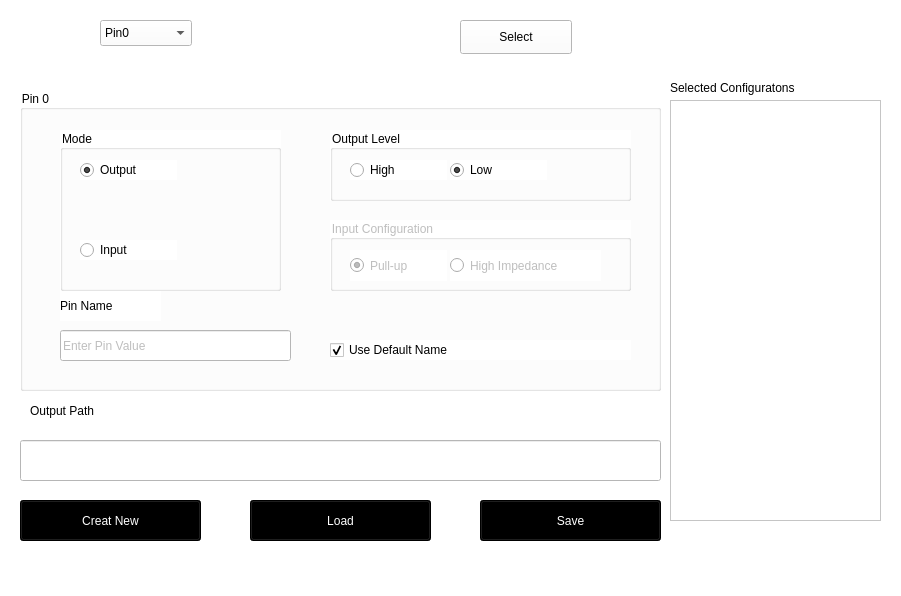
<?xml version="1.0" encoding="UTF-8"?>
<ui version="4.0">
 <class>Form</class>
 <widget class="QWidget" name="Form">
  <property name="geometry">
   <rect>
    <x>0</x>
    <y>0</y>
    <width>901</width>
    <height>596</height>
   </rect>
  </property>
  <property name="windowTitle">
   <string>Form</string>
  </property>
  <property name="styleSheet">
   <string notr="true">font: 10pt &quot;MS Shell Dlg 2&quot;;
background-color: rgb(255, 255, 255);
</string>
  </property>
  <widget class="QGroupBox" name="mainGroup">
   <property name="geometry">
    <rect>
     <x>20</x>
     <y>90</y>
     <width>641</width>
     <height>301</height>
    </rect>
   </property>
   <property name="title">
    <string>Pin 0</string>
   </property>
   <widget class="QGroupBox" name="outGroup">
    <property name="geometry">
     <rect>
      <x>310</x>
      <y>40</y>
      <width>301</width>
      <height>71</height>
     </rect>
    </property>
    <property name="title">
     <string>Output Level</string>
    </property>
    <widget class="QRadioButton" name="highBtn">
     <property name="geometry">
      <rect>
       <x>20</x>
       <y>30</y>
       <width>97</width>
       <height>20</height>
      </rect>
     </property>
     <property name="text">
      <string>High</string>
     </property>
    </widget>
    <widget class="QRadioButton" name="lowBtn">
     <property name="geometry">
      <rect>
       <x>120</x>
       <y>30</y>
       <width>97</width>
       <height>20</height>
      </rect>
     </property>
     <property name="text">
      <string>Low</string>
     </property>
     <property name="checked">
      <bool>true</bool>
     </property>
    </widget>
   </widget>
   <widget class="QGroupBox" name="inGroup">
    <property name="enabled">
     <bool>false</bool>
    </property>
    <property name="geometry">
     <rect>
      <x>310</x>
      <y>130</y>
      <width>301</width>
      <height>71</height>
     </rect>
    </property>
    <property name="title">
     <string>Input Configuration</string>
    </property>
    <widget class="QRadioButton" name="pullBtn">
     <property name="geometry">
      <rect>
       <x>20</x>
       <y>30</y>
       <width>97</width>
       <height>31</height>
      </rect>
     </property>
     <property name="text">
      <string>Pull-up</string>
     </property>
     <property name="checked">
      <bool>true</bool>
     </property>
    </widget>
    <widget class="QRadioButton" name="impedBtn">
     <property name="geometry">
      <rect>
       <x>120</x>
       <y>30</y>
       <width>151</width>
       <height>31</height>
      </rect>
     </property>
     <property name="text">
      <string>High Impedance</string>
     </property>
    </widget>
   </widget>
   <widget class="QLabel" name="pinNameLbl">
    <property name="geometry">
     <rect>
      <x>40</x>
      <y>200</y>
      <width>101</width>
      <height>31</height>
     </rect>
    </property>
    <property name="text">
     <string>Pin Name</string>
    </property>
   </widget>
   <widget class="QLineEdit" name="pinNameTxt">
    <property name="enabled">
     <bool>false</bool>
    </property>
    <property name="geometry">
     <rect>
      <x>40</x>
      <y>240</y>
      <width>231</width>
      <height>31</height>
     </rect>
    </property>
    <property name="styleSheet">
     <string notr="true"/>
    </property>
    <property name="text">
     <string>Enter Pin Value</string>
    </property>
   </widget>
   <widget class="QCheckBox" name="defaultBtn">
    <property name="geometry">
     <rect>
      <x>310</x>
      <y>250</y>
      <width>301</width>
      <height>20</height>
     </rect>
    </property>
    <property name="text">
     <string>Use Default Name</string>
    </property>
    <property name="checked">
     <bool>true</bool>
    </property>
   </widget>
   <widget class="QGroupBox" name="groupBox">
    <property name="geometry">
     <rect>
      <x>40</x>
      <y>40</y>
      <width>221</width>
      <height>161</height>
     </rect>
    </property>
    <property name="title">
     <string>Mode</string>
    </property>
    <widget class="QRadioButton" name="outBtn">
     <property name="geometry">
      <rect>
       <x>20</x>
       <y>30</y>
       <width>97</width>
       <height>20</height>
      </rect>
     </property>
     <property name="text">
      <string>Output</string>
     </property>
     <property name="checked">
      <bool>true</bool>
     </property>
    </widget>
    <widget class="QRadioButton" name="inBtn">
     <property name="geometry">
      <rect>
       <x>20</x>
       <y>110</y>
       <width>97</width>
       <height>20</height>
      </rect>
     </property>
     <property name="text">
      <string>Input</string>
     </property>
    </widget>
   </widget>
  </widget>
  <widget class="QLabel" name="pathLbl">
   <property name="geometry">
    <rect>
     <x>30</x>
     <y>400</y>
     <width>131</width>
     <height>21</height>
    </rect>
   </property>
   <property name="text">
    <string>Output Path</string>
   </property>
  </widget>
  <widget class="QLineEdit" name="pathTxt">
   <property name="geometry">
    <rect>
     <x>20</x>
     <y>440</y>
     <width>641</width>
     <height>41</height>
    </rect>
   </property>
  </widget>
  <widget class="QPushButton" name="CreateButton">
   <property name="geometry">
    <rect>
     <x>20</x>
     <y>500</y>
     <width>181</width>
     <height>41</height>
    </rect>
   </property>
   <property name="styleSheet">
    <string notr="true">color: rgb(35, 35, 35);
background-color: rgb(0, 0, 0);
color: rgb(255, 255, 255);</string>
   </property>
   <property name="text">
    <string>Creat New</string>
   </property>
  </widget>
  <widget class="QComboBox" name="PinSelect_comboBox">
   <property name="geometry">
    <rect>
     <x>100</x>
     <y>20</y>
     <width>92</width>
     <height>26</height>
    </rect>
   </property>
   <item>
    <property name="text">
     <string>Pin0</string>
    </property>
   </item>
   <item>
    <property name="text">
     <string>Pin9</string>
    </property>
   </item>
   <item>
    <property name="text">
     <string>Pin10</string>
    </property>
   </item>
   <item>
    <property name="text">
     <string>Pin11</string>
    </property>
   </item>
   <item>
    <property name="text">
     <string>Pin12</string>
    </property>
   </item>
   <item>
    <property name="text">
     <string>Pin13</string>
    </property>
   </item>
   <item>
    <property name="text">
     <string>Pin14</string>
    </property>
   </item>
   <item>
    <property name="text">
     <string>Pin15</string>
    </property>
   </item>
   <item>
    <property name="text">
     <string>Pin16</string>
    </property>
   </item>
   <item>
    <property name="text">
     <string>Pin17</string>
    </property>
   </item>
   <item>
    <property name="text">
     <string>Pin18</string>
    </property>
   </item>
   <item>
    <property name="text">
     <string>Pin19</string>
    </property>
   </item>
   <item>
    <property name="text">
     <string>Pin20</string>
    </property>
   </item>
   <item>
    <property name="text">
     <string>Pin21</string>
    </property>
   </item>
   <item>
    <property name="text">
     <string>Pin1</string>
    </property>
   </item>
   <item>
    <property name="text">
     <string>Pin2</string>
    </property>
   </item>
   <item>
    <property name="text">
     <string>Pin3</string>
    </property>
   </item>
   <item>
    <property name="text">
     <string>Pin4</string>
    </property>
   </item>
   <item>
    <property name="text">
     <string>Pin5</string>
    </property>
   </item>
   <item>
    <property name="text">
     <string>Pin6</string>
    </property>
   </item>
   <item>
    <property name="text">
     <string>Pin7</string>
    </property>
   </item>
   <item>
    <property name="text">
     <string>Pin8</string>
    </property>
   </item>
  </widget>
  <widget class="QPushButton" name="SelectButton">
   <property name="geometry">
    <rect>
     <x>460</x>
     <y>20</y>
     <width>112</width>
     <height>34</height>
    </rect>
   </property>
   <property name="text">
    <string>Select</string>
   </property>
  </widget>
  <widget class="QPushButton" name="LoadButton">
   <property name="geometry">
    <rect>
     <x>250</x>
     <y>500</y>
     <width>181</width>
     <height>41</height>
    </rect>
   </property>
   <property name="styleSheet">
    <string notr="true">color: rgb(35, 35, 35);
background-color: rgb(0, 0, 0);
color: rgb(255, 255, 255);</string>
   </property>
   <property name="text">
    <string>Load</string>
   </property>
  </widget>
  <widget class="QPushButton" name="SaveButton">
   <property name="geometry">
    <rect>
     <x>480</x>
     <y>500</y>
     <width>181</width>
     <height>41</height>
    </rect>
   </property>
   <property name="styleSheet">
    <string notr="true">color: rgb(35, 35, 35);
background-color: rgb(0, 0, 0);
color: rgb(255, 255, 255);</string>
   </property>
   <property name="text">
    <string>Save</string>
   </property>
  </widget>
  <widget class="QTextBrowser" name="ConfigDisplay">
   <property name="geometry">
    <rect>
     <x>670</x>
     <y>100</y>
     <width>211</width>
     <height>421</height>
    </rect>
   </property>
   <property name="html">
    <string>&lt;!DOCTYPE HTML PUBLIC &quot;-//W3C//DTD HTML 4.0//EN&quot; &quot;http://www.w3.org/TR/REC-html40/strict.dtd&quot;&gt;
&lt;html&gt;&lt;head&gt;&lt;meta name=&quot;qrichtext&quot; content=&quot;1&quot; /&gt;&lt;style type=&quot;text/css&quot;&gt;
p, li { white-space: pre-wrap; }
&lt;/style&gt;&lt;/head&gt;&lt;body style=&quot; font-family:'MS Shell Dlg 2'; font-size:10pt; font-weight:400; font-style:normal;&quot;&gt;
&lt;p style=&quot;-qt-paragraph-type:empty; margin-top:0px; margin-bottom:0px; margin-left:0px; margin-right:0px; -qt-block-indent:0; text-indent:0px;&quot;&gt;&lt;br /&gt;&lt;/p&gt;&lt;/body&gt;&lt;/html&gt;</string>
   </property>
  </widget>
  <widget class="QLabel" name="label">
   <property name="geometry">
    <rect>
     <x>670</x>
     <y>80</y>
     <width>141</width>
     <height>16</height>
    </rect>
   </property>
   <property name="text">
    <string>Selected Configuratons</string>
   </property>
  </widget>
 </widget>
 <resources/>
 <connections>
  <connection>
   <sender>outBtn</sender>
   <signal>clicked(bool)</signal>
   <receiver>inGroup</receiver>
   <slot>setDisabled(bool)</slot>
   <hints>
    <hint type="sourcelabel">
     <x>148</x>
     <y>99</y>
    </hint>
    <hint type="destinationlabel">
     <x>510</x>
     <y>185</y>
    </hint>
   </hints>
  </connection>
  <connection>
   <sender>inBtn</sender>
   <signal>clicked(bool)</signal>
   <receiver>outGroup</receiver>
   <slot>setDisabled(bool)</slot>
   <hints>
    <hint type="sourcelabel">
     <x>148</x>
     <y>179</y>
    </hint>
    <hint type="destinationlabel">
     <x>510</x>
     <y>95</y>
    </hint>
   </hints>
  </connection>
  <connection>
   <sender>outBtn</sender>
   <signal>clicked(bool)</signal>
   <receiver>outGroup</receiver>
   <slot>setEnabled(bool)</slot>
   <hints>
    <hint type="sourcelabel">
     <x>148</x>
     <y>99</y>
    </hint>
    <hint type="destinationlabel">
     <x>510</x>
     <y>95</y>
    </hint>
   </hints>
  </connection>
  <connection>
   <sender>defaultBtn</sender>
   <signal>clicked(bool)</signal>
   <receiver>pinNameTxt</receiver>
   <slot>setDisabled(bool)</slot>
   <hints>
    <hint type="sourcelabel">
     <x>510</x>
     <y>279</y>
    </hint>
    <hint type="destinationlabel">
     <x>205</x>
     <y>275</y>
    </hint>
   </hints>
  </connection>
  <connection>
   <sender>SelectButton</sender>
   <signal>clicked()</signal>
   <receiver>ConfigDisplay</receiver>
   <slot>update()</slot>
   <hints>
    <hint type="sourcelabel">
     <x>515</x>
     <y>36</y>
    </hint>
    <hint type="destinationlabel">
     <x>775</x>
     <y>310</y>
    </hint>
   </hints>
  </connection>
 </connections>
</ui>
